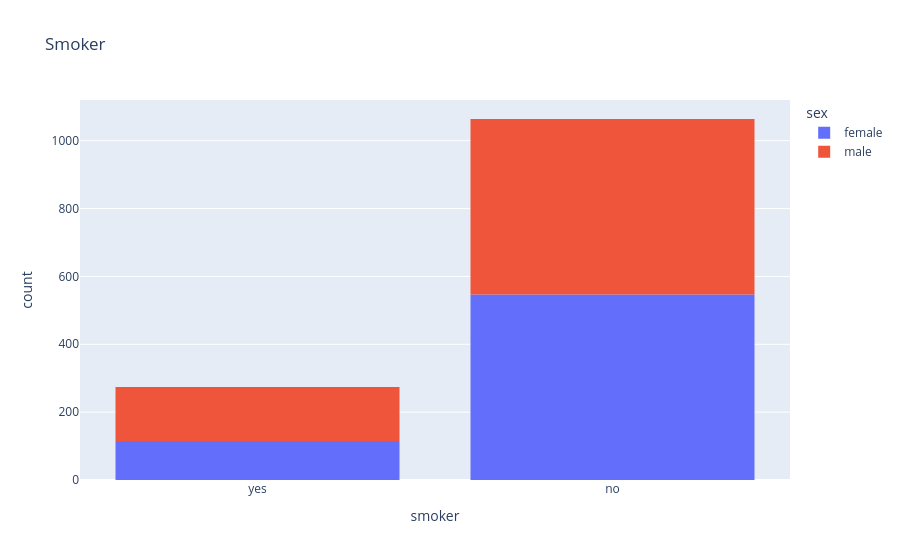

The code cell stored with this chart in its notebook:
### Code cell
fig = px.histogram(df,x="smoker",color="sex",title="Smoker")
fig.show()

### Figure 1 — Plotly figure (JSON) as saved in the notebook; plotly's stock layout.template omitted (floating-point values rounded to 4 significant figures; data arrays with more than 128 entries replaced by an {"elided": "..."} marker saying what was removed)
{"data": [{"bingroup": "x", "hovertemplate": "sex=female<br>smoker=%{x}<br>count=%{y}<extra></extra>", "legendgroup": "female", "marker": {"color": "#636efa", "pattern": {"shape": ""}}, "name": "female", "orientation": "v", "showlegend": true, "type": "histogram", "x": {"elided": "662 str values"}, "xaxis": "x", "yaxis": "y"}, {"bingroup": "x", "hovertemplate": "sex=male<br>smoker=%{x}<br>count=%{y}<extra></extra>", "legendgroup": "male", "marker": {"color": "#EF553B", "pattern": {"shape": ""}}, "name": "male", "orientation": "v", "showlegend": true, "type": "histogram", "x": {"elided": "676 str values"}, "xaxis": "x", "yaxis": "y"}], "layout": {"barmode": "relative", "legend": {"title": {"text": "sex"}, "tracegroupgap": 0}, "title": {"text": "Smoker"}, "xaxis": {"anchor": "y", "domain": [0, 1], "title": {"text": "smoker"}}, "yaxis": {"anchor": "x", "domain": [0, 1], "title": {"text": "count"}}}}
